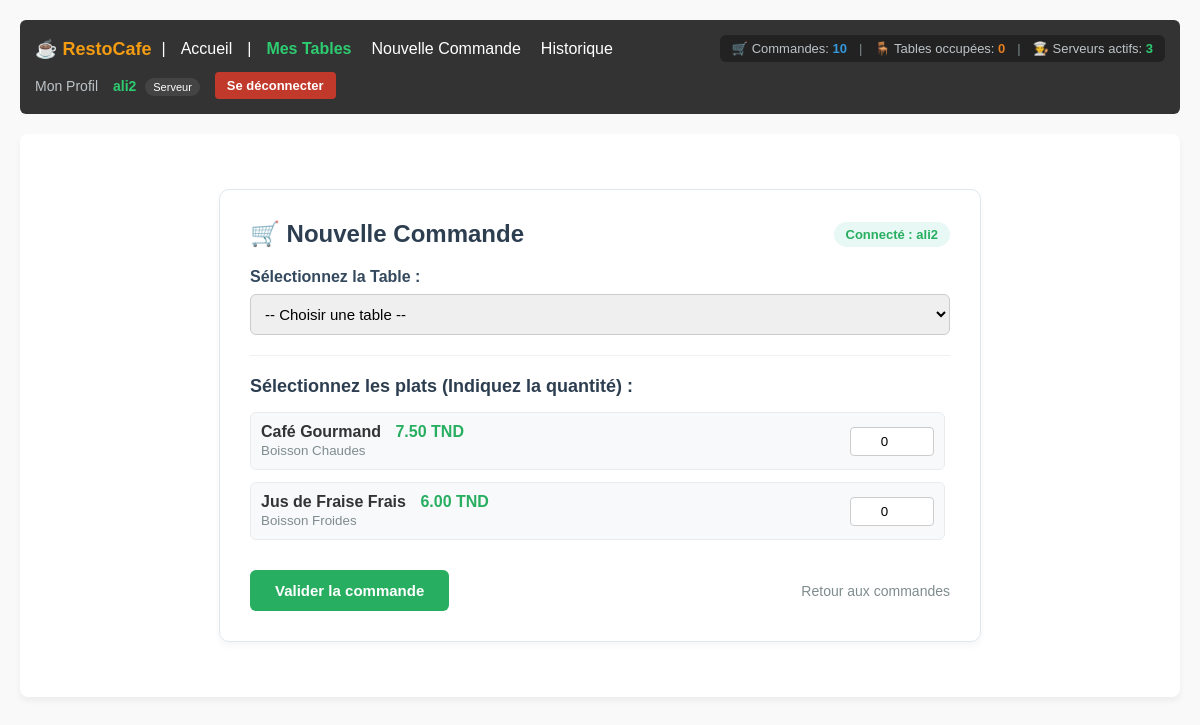
/commandes/add/ (signed in), run on the app's committed database.
### accounts/models.py (models this page shows, shortened)
class User(AbstractUser):
  ROLE_CHOICES = (
      ('admin', 'Administrateur'),
      ('serveur', 'Serveur'),
      ('cuisine', 'Cuisinier'),
  )
  role = models.CharField(
      max_length=20, choices=ROLE_CHOICES, default='serveur'
  )
  tel = models.CharField(max_length=20, blank=True, null=True)
  photo = models.ImageField(upload_to='profils/', blank=True, null=True)

### menu/models.py (models this page shows, shortened)
class Plat(models.Model):
    categorie = models.ForeignKey(
        Categorie, on_delete=models.CASCADE, related_name='plats'
    )
    nom = models.CharField(max_length=150)
    description = models.TextField(blank=True, null=True)
    prix = models.DecimalField(max_digits=6, decimal_places=2)
    disponible_du_jour = models.BooleanField(default=True)
    is_active = models.BooleanField(default=True)
    image = models.ImageField(upload_to='plats/', blank=True, null=True)

class Categorie(models.Model):
    nom = models.CharField(max_length=100, unique=True)
    is_active = models.BooleanField(default=True)
    description = models.TextField(blank=True, null=True)

### commandes/views.py (the view, shortened to what this page needs)
# urls.py: path('add/', CommandeCreateView.as_view(), name='commande_add'),
@method_decorator(login_required, name='dispatch')
class CommandeCreateView(View):
    def get(self, request):
        user = request.user
        if user.is_superuser or getattr(user, 'role', '') == 'admin':
            tables = Table.objects.all()
        else:
            tables = Table.objects.filter(serveur=user)
        plats = Plat.objects.filter(disponible_du_jour=True)
        return render(
            request,
            'commandes/commande_form.html',
            {'tables': tables, 'plats': plats}
        )

### accounts/context_processors.py (called while the page is built)
def restaurant_stats(request):
    if not request.user.is_authenticated:
        return {}
    total_commandes = Commande.objects.count()
    tables_occupees = Table.objects.filter(
        commandes__statut__in=['en_attente', 'en_preparation', 'prete']
    ).distinct().count()
    serveurs_actifs = User.objects.filter(
        role='serveur',
        commandes_gerees__isnull=False
    ).distinct().count()
    serveurs_stats = User.objects.filter(role='serveur').prefetch_related('commandes_gerees')
    return {
        'stat_commandes': total_commandes,
        'stat_tables_occupees': tables_occupees,
        'stat_serveurs': serveurs_actifs,
        'serveurs_stats': serveurs_stats,
    }

### commandes/templates/commandes/commande_form.html (shortened to what this page needs)
{% extends 'base.html' %}
{% block content %}
    <div style="max-width: 700px; margin: 30px auto; background: #ffffff; border: 1px solid #e1e8ed; border-radius: 10px; padding: 30px; box-shadow: 0 4px 6px rgba(0,0,0,0.04);">
        <div style="display: flex; justify-content: space-between; align-items: center; margin-bottom: 20px;">
            <h2 style="color: #2c3e50; margin: 0; font-size: 24px;">🛒 Nouvelle Commande</h2>
            <span style="font-size: 13px; background: #e8f8f5; color: #27ae60; padding: 5px 12px; border-radius: 20px; font-weight: bold;">
                Connecté : {{ request.user.username }}
            </span>
        </div>
        <form method="post">
            <div style="margin-bottom: 20px;">
                <label style="display: block; font-weight: bold; color: #34495e; margin-bottom: 8px;">Sélectionnez la Table :</label>
                {% if tables %}
                    <select name="table" required style="width: 100%; padding: 10px; border: 1px solid #ccc; border-radius: 6px; font-size: 15px;">
                        <option value="">-- Choisir une table --</option>
                    </select>
                {% else %}
                    <div style="padding: 12px; background: #fadbd8; color: #c0392b; border-radius: 6px; font-size: 14px;">
                        ⚠️ Aucune table disponible ou aucune table ne vous est assignée.
                    </div>
                {% endif %}
            </div>
            <hr style="border: 0; border-top: 1px solid #f1f1f1; margin: 20px 0;">
            <h3 style="color: #2c3e50; font-size: 18px; margin-bottom: 15px;">Sélectionnez les plats (Indiquez la quantité) :</h3>
            <div style="display: flex; flex-direction: column; gap: 12px; max-height: 400px; overflow-y: auto; padding-right: 5px;">
                {% for p in plats %}
                    <div style="display: flex; justify-content: space-between; align-items: center; padding: 10px; background: #f8f9fa; border-radius: 6px; border: 1px solid #e9ecef;">
                        <div>
                            <strong>{{ p.nom }}</strong>
                            <span style="color: #27ae60; font-weight: bold; margin-left: 10px;">{{ p.prix }} TND</span>
                            <br><small style="color: #7f8c8d;">{{ p.categorie.nom }}</small>
                        </div>
                        <div>
                            <input type="number" name="plat_{{ p.pk }}" value="0" min="0" style="width: 70px; padding: 6px; text-align: center; border: 1px solid #ccc; border-radius: 4px;">
                        </div>
                    </div>
                {% empty %}
                    <p style="color: #7f8c8d; text-align: center;">Aucun plat disponible pour le moment.</p>
                {% endfor %}
            </div>
            <div style="display: flex; justify-content: space-between; align-items: center; margin-top: 30px;">
                {% if tables %}
                    <button type="submit" style="padding: 12px 25px; background: #27ae60; color: white; border: none; border-radius: 6px; font-size: 15px; font-weight: 600; cursor: pointer;">
                        Valider la commande
                    </button>
                {% endif %}
                <a href="{% url 'commandes:commande_list' %}" style="color: #7f8c8d; text-decoration: none; font-size: 14px; font-weight: 500;">
                    Retour aux commandes
                </a>
            </div>
        </form>
    </div>
{% endblock %}

### templates/navbar.html (shortened to what this page needs)
<nav style="background: #333; color: #fff; padding: 15px; margin-bottom: 20px; border-radius: 6px; display: flex; justify-content: space-between; align-items: center; flex-wrap: wrap; gap: 10px;">
    <div style="display: flex; align-items: center; gap: 10px; flex-wrap: wrap;">
        <strong style="font-size: 18px; color: #f39c12;">☕ RestoCafe</strong> |
        <a href="{% url 'accounts:home' %}" style="color: #fff; text-decoration: none; margin: 0 5px;">Accueil</a>
        {% if user.is_authenticated %}
            |
            {% if user.role == 'admin' or user.is_superuser %}
                <a href="{% url 'accounts:admin_dashboard' %}" style="color: #3498db; text-decoration: none; margin: 0 5px; font-weight: bold;">Dashboard Admin</a>
                <a href="{% url 'accounts:user_list' %}" style="color: #fff; text-decoration: none; margin: 0 5px;">Utilisateurs</a>
                <a href="{% url 'tables:table_list' %}" style="color: #fff; text-decoration: none; margin: 0 5px;">Tables</a>
                <a href="{% url 'commandes:commande_list' %}" style="color: #fff; text-decoration: none; margin: 0 5px;">Commandes</a>
            {% elif user.role == 'serveur' %}
                <a href="{% url 'tables:serveur_dashboard' %}" style="color: #2ecc71; text-decoration: none; margin: 0 5px; font-weight: bold;">Mes Tables</a>
                <a href="{% url 'commandes:commande_add' %}" style="color: #fff; text-decoration: none; margin: 0 5px;">Nouvelle Commande</a>
                <a href="{% url 'commandes:commande_list' %}" style="color: #fff; text-decoration: none; margin: 0 5px;">Historique</a>
            {% elif user.role == 'cuisine' %}
                <a href="{% url 'commandes:cuisine_dashboard' %}" style="color: #f39c12; text-decoration: none; margin: 0 5px; font-weight: bold;">Dashboard Cuisine</a>
            {% endif %}
        {% endif %}
    </div>
    {% if user.is_authenticated %}
        <div style="display: flex; align-items: center; gap: 12px; background: #222; padding: 6px 12px; border-radius: 6px; font-size: 13px;">
            <span style="color: #bdc3c7;" title="Commandes totales">
                🛒 Commandes: <strong style="color: #3498db;">{{ stat_commandes|default:0 }}</strong>
            </span>
            <span style="color: #7f8c8d;">|</span>
            <span style="color: #bdc3c7;" title="Tables occupées">
                🪑 Tables occupées: <strong style="color: #e67e22;">{{ stat_tables_occupees|default:0 }}</strong>
            </span>
            <span style="color: #7f8c8d;">|</span>
            <span style="color: #bdc3c7;" title="Serveurs actifs">
                👨‍🍳 Serveurs actifs: <strong style="color: #2ecc71;">{{ stat_serveurs|default:0 }}</strong>
            </span>
        </div>
    {% endif %}
    <div style="display: flex; align-items: center; gap: 15px;">
        {% if user.is_authenticated %}
            <a href="{% url 'accounts:profile' %}" style="color: #bdc3c7; text-decoration: none; font-size: 14px;">Mon Profil</a>
            <span style="color: #2ecc71; font-size: 14px;">
                <strong>{{ user.username }}</strong>
                <span style="background: #444; color: #fff; padding: 3px 8px; border-radius: 10px; font-size: 11px; margin-left: 5px;">{{ user.get_role_display|default:user.role }}</span>
            </span>
            <form action="{% url 'accounts:logout' %}" method="post" style="display: inline; margin: 0;">
                <button type="submit" style="background: #c0392b; color: white; border: none; padding: 6px 12px; border-radius: 4px; cursor: pointer; font-size: 13px; font-weight: bold;">Se déconnecter</button>
            </form>
        {% else %}
            <span style="color: #e74c3c; font-size: 14px;">Non connecté</span>
            <a href="{% url 'accounts:login' %}" style="color: #fff; text-decoration: none; padding: 6px 12px; background: #2980b9; border-radius: 4px; font-size: 13px; font-weight: bold;">Connexion</a>
        {% endif %}
    </div>
</nav>

### templates/base.html (style rules this page uses)
body { font-family: Arial, sans-serif; margin: 0; padding: 20px; background-color: #f9f9f9; color: #333; }

### data on the page
User: username "ali2", role "Serveur", user.username "ali2"
Plat: nom "Café Gourmand", prix "7.50", categorie.nom "Boisson Chaudes"
Plat: nom "Jus de Fraise Frais", prix "6.00", categorie.nom "Boisson Froides"

### other printed values
{{ stat_commandes|default:0 }} "10"
{{ stat_tables_occupees|default:0 }} "0"
{{ stat_serveurs|default:0 }} "3"
